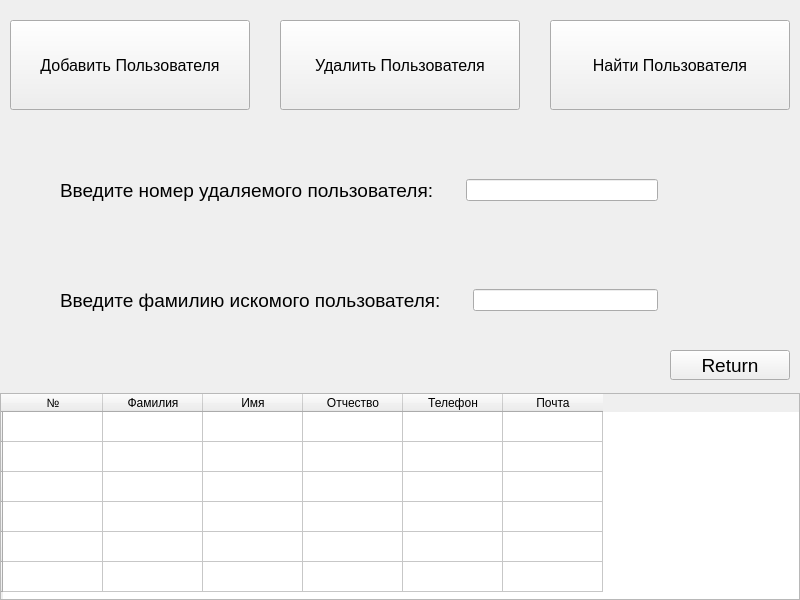
<?xml version="1.0" encoding="UTF-8"?>
<ui version="4.0">
 <class>Client</class>
 <widget class="QWidget" name="Client">
  <property name="geometry">
   <rect>
    <x>0</x>
    <y>0</y>
    <width>800</width>
    <height>600</height>
   </rect>
  </property>
  <property name="windowTitle">
   <string>Form</string>
  </property>
  <widget class="QWidget" name="layoutWidget_2">
   <property name="geometry">
    <rect>
     <x>60</x>
     <y>150</y>
     <width>598</width>
     <height>81</height>
    </rect>
   </property>
   <layout class="QHBoxLayout" name="horizontalLayout_3">
    <item>
     <widget class="QLabel" name="label_3">
      <property name="font">
       <font>
        <pointsize>14</pointsize>
       </font>
      </property>
      <property name="text">
       <string>Введите номер удаляемого пользователя:     </string>
      </property>
     </widget>
    </item>
    <item>
     <widget class="QLineEdit" name="IndexInput"/>
    </item>
   </layout>
  </widget>
  <widget class="QTableWidget" name="tableWidget">
   <property name="geometry">
    <rect>
     <x>0</x>
     <y>393</y>
     <width>800</width>
     <height>207</height>
    </rect>
   </property>
   <row>
    <property name="text">
     <string/>
    </property>
   </row>
   <row>
    <property name="text">
     <string/>
    </property>
   </row>
   <row>
    <property name="text">
     <string/>
    </property>
   </row>
   <row>
    <property name="text">
     <string/>
    </property>
   </row>
   <row>
    <property name="text">
     <string/>
    </property>
   </row>
   <row>
    <property name="text">
     <string/>
    </property>
   </row>
   <column>
    <property name="text">
     <string>№</string>
    </property>
   </column>
   <column>
    <property name="text">
     <string>Фамилия</string>
    </property>
   </column>
   <column>
    <property name="text">
     <string>Имя</string>
    </property>
   </column>
   <column>
    <property name="text">
     <string>Отчество</string>
    </property>
   </column>
   <column>
    <property name="text">
     <string>Телефон</string>
    </property>
   </column>
   <column>
    <property name="text">
     <string>Почта</string>
    </property>
   </column>
  </widget>
  <widget class="QPushButton" name="Search">
   <property name="geometry">
    <rect>
     <x>550</x>
     <y>20</y>
     <width>240</width>
     <height>90</height>
    </rect>
   </property>
   <property name="font">
    <font>
     <pointsize>12</pointsize>
    </font>
   </property>
   <property name="text">
    <string>Найти Пользователя</string>
   </property>
  </widget>
  <widget class="QPushButton" name="Delete">
   <property name="geometry">
    <rect>
     <x>280</x>
     <y>20</y>
     <width>240</width>
     <height>90</height>
    </rect>
   </property>
   <property name="font">
    <font>
     <pointsize>12</pointsize>
    </font>
   </property>
   <property name="text">
    <string>Удалить Пользователя</string>
   </property>
  </widget>
  <widget class="QPushButton" name="Add">
   <property name="geometry">
    <rect>
     <x>10</x>
     <y>20</y>
     <width>240</width>
     <height>90</height>
    </rect>
   </property>
   <property name="font">
    <font>
     <pointsize>12</pointsize>
    </font>
   </property>
   <property name="text">
    <string>Добавить Пользователя</string>
   </property>
  </widget>
  <widget class="QWidget" name="layoutWidget">
   <property name="geometry">
    <rect>
     <x>60</x>
     <y>260</y>
     <width>598</width>
     <height>81</height>
    </rect>
   </property>
   <layout class="QHBoxLayout" name="horizontalLayout_4">
    <item>
     <widget class="QLabel" name="label_4">
      <property name="font">
       <font>
        <pointsize>14</pointsize>
       </font>
      </property>
      <property name="text">
       <string>Введите фамилию искомого пользователя:     </string>
      </property>
     </widget>
    </item>
    <item>
     <widget class="QLineEdit" name="SurnameInput"/>
    </item>
   </layout>
  </widget>
  <widget class="QPushButton" name="Return">
   <property name="geometry">
    <rect>
     <x>670</x>
     <y>350</y>
     <width>120</width>
     <height>30</height>
    </rect>
   </property>
   <property name="font">
    <font>
     <pointsize>14</pointsize>
    </font>
   </property>
   <property name="text">
    <string>Return</string>
   </property>
  </widget>
 </widget>
 <resources/>
 <connections/>
</ui>
